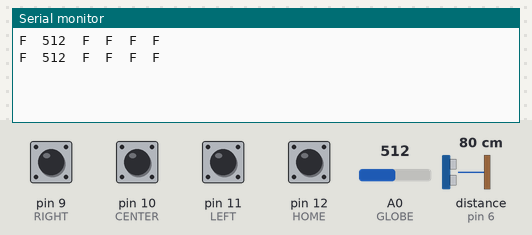
Recording of a sketch running on a simulated Arduino Uno, built with avr-gcc and run on an emulated ATmega328P. Parts: the last lines printed to the serial monitor. Wiring (inferred from the names in the program): ultrasonic range finder: trigger pin 7; echo pin 6. Inputs (shaded band) come from the test bench; at power-on: pin 9 (RIGHT), pin 10 (CENTER), pin 11 (LEFT), pin 12 (HOME) HIGH, distance to the obstacle (sensor on pin 6) 80 cm, A0 (GLOBE) = 512. The echo pulse lasts 58.3 µs per cm.

Above: at 1.8 s.
1.9 s: distance to the obstacle (sensor on pin 6) set to 54 cm
At 2.5 s:
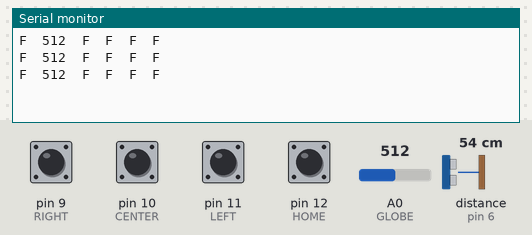
3.4 s: distance to the obstacle (sensor on pin 6) set to 46 cm
At 4.8 s:
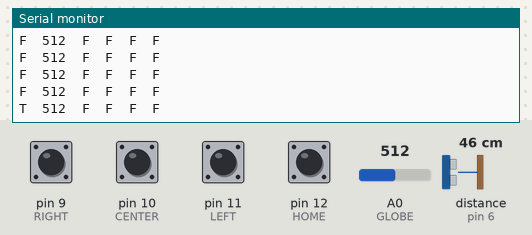

Measured:
- the behaviour switches between 51 and 50 cm on distance to the obstacle (sensor on pin 6) (found by bisection; images 1 and 2)
- after the input at 3.4 s, the serial monitor: prints a new line after 0.62 s (image 2)

The sketch:

final_src_arduino.ino
```cpp
/*
 * [Final Project] 추억을 담은 지구본
 * - 이름) 20190149 노한나
 * - 과목) 피지컬컴퓨팅과제어(2021-2) 김윤지 교수님
 *
 * Last Updated : 2021.12.18.
 * @src-by-hannah
 */
#define GLOBE A0
#define HOME 12
#define LEFT 11
#define CENTER 10
#define RIGHT 9

#define trigPin 7
#define echoPin 6

void setup()
{
  Serial.begin(9600);
  pinMode(LEFT, INPUT_PULLUP);
  pinMode(CENTER, INPUT_PULLUP); // default : HIGH
  pinMode(RIGHT, INPUT_PULLUP); // default : HIGH
  pinMode(HOME, INPUT_PULLUP);

  pinMode(trigPin, OUTPUT);
  pinMode(echoPin, INPUT);
}

void loop()
{
  // distance
  long duration, distance;
  digitalWrite(trigPin, LOW);
  delayMicroseconds(2);
  digitalWrite(trigPin, HIGH);
  delayMicroseconds(10);
  digitalWrite(trigPin, LOW);
  duration = pulseIn(echoPin, HIGH);

  distance = duration * 17 / 1000;

  if (0 < distance && distance < 50) Serial.print("T\t");
  else Serial.print("F\t");

  // globe
  int sendROT = analogRead(GLOBE);
  Serial.print(sendROT); // SEND TO PROCESSING

  // button
  if(!digitalRead(HOME)) Serial.print("\tT\t");
  else Serial.print("\tF\t");

  if(!digitalRead(LEFT)) Serial.print("T\t");
  else Serial.print("F\t");

  if(!digitalRead(CENTER)) Serial.print("T\t");
  else Serial.print("F\t");

  if(!digitalRead(RIGHT)) Serial.println("T\t");
  else Serial.println("F\t");

  delay(1000);
}
```
